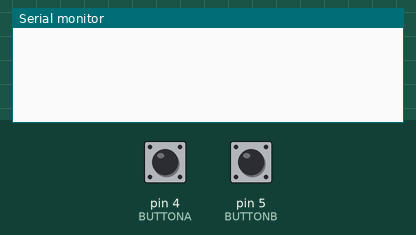
This sketch was run on a simulated Arduino Uno, built for the host (arithmetic inside an expression is 32-bit, double 64-bit). Parts: the last lines printed to the serial monitor. The test bench sets the inputs (shaded band); at power-on: pin 4 (BUTTONA) LOW, pin 5 (BUTTONB) LOW.

Above: at 1.2 s.
1.3 s: pin 4 (BUTTONA) pulled HIGH for 0.15 s
At 2.3 s:
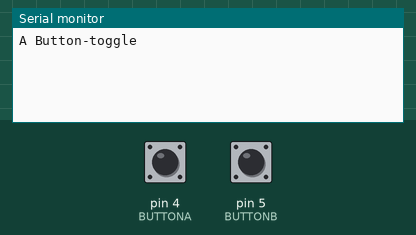
2.9 s: pin 5 (BUTTONB) pulled HIGH for 0.15 s
At 3.5 s:
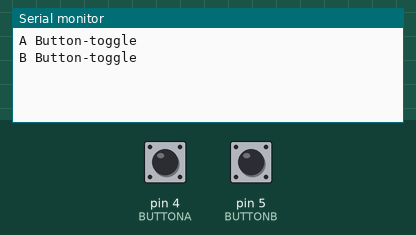

The sketch:

Step5_ButtonToggle.ino
```cpp
#define BUTTONA 4
#define BUTTONB 5
void setup() {
  Serial.begin(115200);
  pinMode(BUTTONA, INPUT_PULLDOWN);
  pinMode(BUTTONB, INPUT_PULLDOWN);

}
int lastAReading=0;
int lastBReading=0;

void loop() {
  int Areading = digitalRead(BUTTONA);
  int Breading = digitalRead(BUTTONB);

  if ((Areading != lastAReading ) && Areading ==0){
    Serial.println("A Button-toggle");
    delay(100);
  }
  if ((Breading != lastBReading ) && Breading ==0){
    Serial.println("B Button-toggle");
    delay(100);
  }
  lastAReading = Areading;
  lastBReading = Breading;


}
```

Measured:
- after the input at 1.3 s, the serial monitor: prints a new line after 0.15 s (image 1)
- after the input at 2.9 s, the serial monitor: prints a new line after 0.15 s (image 2)
